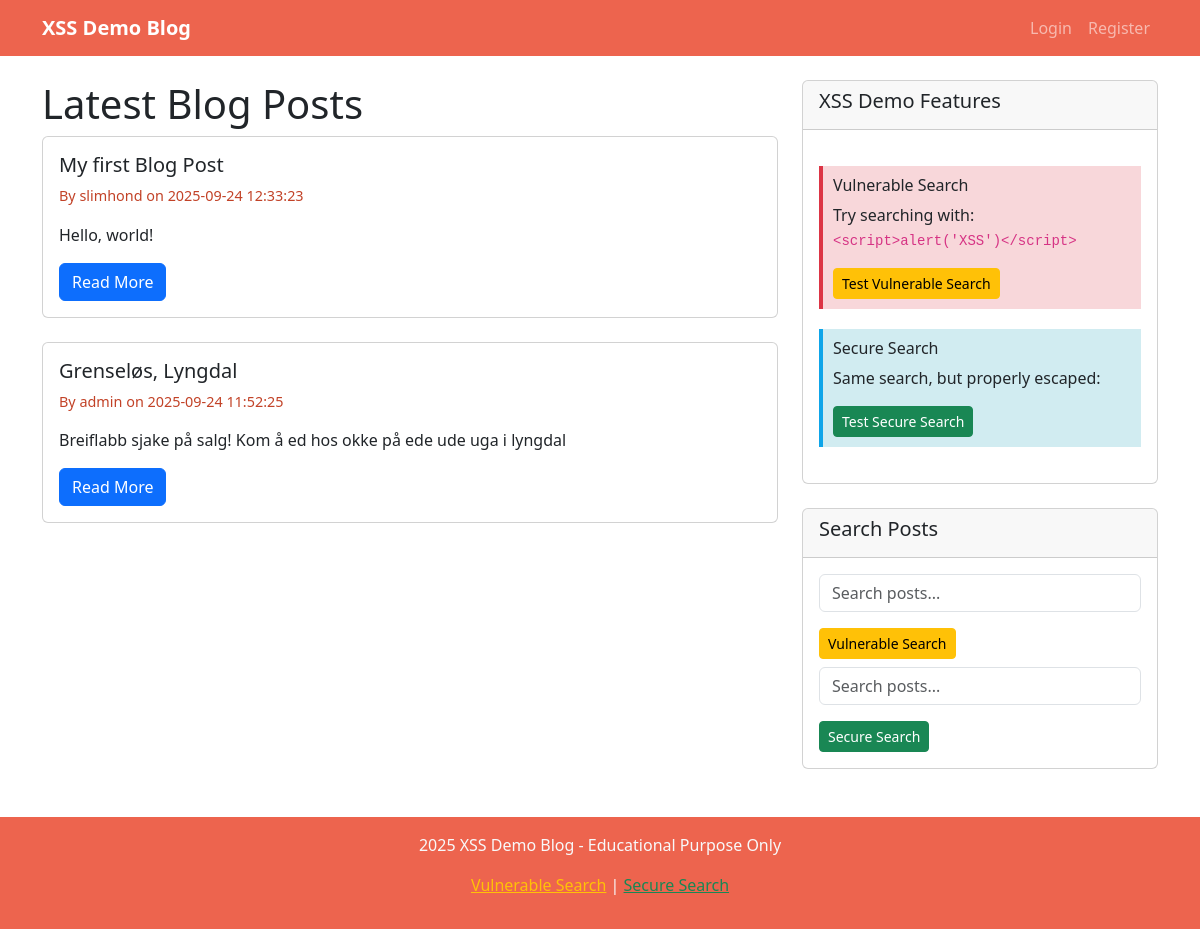
The app's page /, older data.
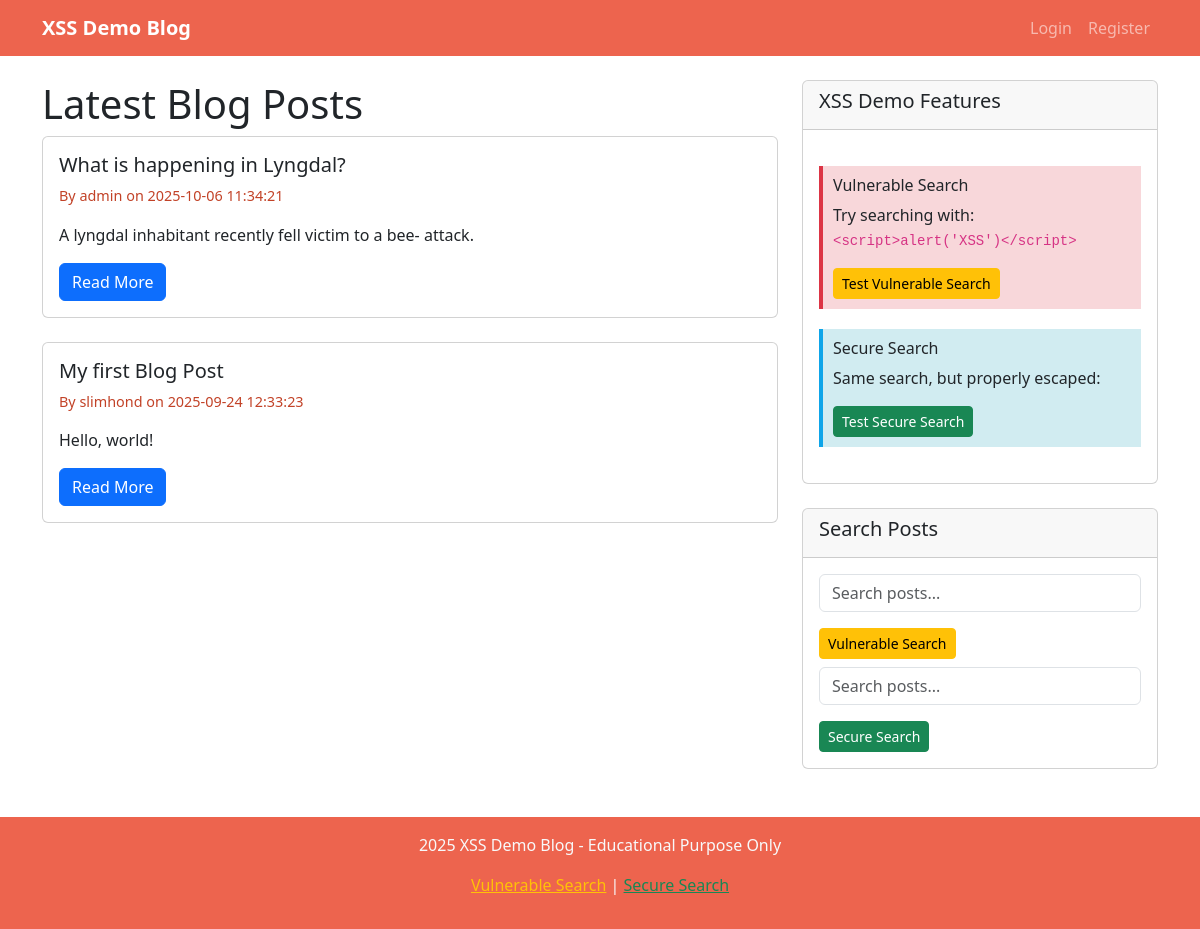
The same page, newer data.
### tables this page shows
CREATE TABLE posts
                 (id INTEGER PRIMARY KEY AUTOINCREMENT,
                  title TEXT NOT NULL,
                  content TEXT NOT NULL,
                  author_id INTEGER,
                  created_at TIMESTAMP DEFAULT CURRENT_TIMESTAMP,
                  FOREIGN KEY (author_id) REFERENCES users (id));

CREATE TABLE users
                 (id INTEGER PRIMARY KEY AUTOINCREMENT,
                  username TEXT UNIQUE NOT NULL,
                  password_hash TEXT NOT NULL,
                  email TEXT NOT NULL,
                  created_at TIMESTAMP DEFAULT CURRENT_TIMESTAMP, totp_secret TEXT, totp_enabled INTEGER DEFAULT 0, oauth_provider TEXT, oauth_id TEXT, account_locked INTEGER DEFAULT 0, lock_until TIMESTAMP, last_login TIMESTAMP);

### app.py (the view)
@app.route('/')
def index():
    conn = get_db_connection()
    posts = conn.execute('''
        SELECT p.*, u.username
        FROM posts p JOIN users u ON p.author_id = u.id
        ORDER BY p.created_at DESC
    ''').fetchall()
    conn.close()
    return render_template('index.html', posts=posts)

### app.py (called while the page is built)
@app.context_processor
def inject_flags():
    return {"GITHUB_READY": GITHUB_READY}

def get_db_connection():
    conn = sqlite3.connect('blog.db')
    conn.row_factory = sqlite3.Row
    return conn

### templates/index.html (shortened to what this page needs)
{% extends "base.html" %}
{% block content %}
<div class="row">
    <div class="col-md-8">
        <h1>Latest Blog Posts</h1>
        {% if posts %}
            {% for post in posts %}
                <div class="card mb-4">
                    <div class="card-body">
                        <h5 class="card-title">{{ post.title }}</h5>
                        <p class="post-meta">By {{ post.username }} on {{ post.created_at }}</p>
                        <p class="card-text">{{ post.content[:200] }}{% if post.content|length > 200 %}...{% endif %}</p>
                        <div class="d-flex justify-content-between align-items-center">
                            <a href="{{ url_for('view_post', post_id=post.id) }}" class="btn btn-primary">Read More</a>
                        </div>
                    </div>
                </div>
            {% endfor %}
        {% else %}
            <div class="alert alert-info">
                <h4>Welcome to XSS Demo Blog!</h4>
                <p>No posts available yet. <a href="{{ url_for('register') }}">Register</a> and <a href="{{ url_for('create_post') }}">create your first post</a>!</p>
            </div>
        {% endif %}
    </div>
    <div class="col-md-4">
        <div class="card">
            <div class="card-header">
                <h5>XSS Demo Features</h5>
            </div>
            <div class="card-body">
                <div class="vulnerability-info">
                    <h6> Vulnerable Search</h6>
                    <p>Try searching with: <code>&lt;script&gt;alert('XSS')&lt;/script&gt;</code></p>
                    <a href="/vulnerable_search?q=<script>alert('XSS')</script>" class="btn btn-warning btn-sm">Test Vulnerable Search</a>
                </div>
                <div class="security-info">
                    <h6> Secure Search</h6>
                    <p>Same search, but properly escaped:</p>
                    <a href="/secure_search?q=<script>alert('XSS')</script>" class="btn btn-success btn-sm">Test Secure Search</a>
                </div>
            </div>
        </div>
        <div class="card mt-4">
            <div class="card-header">
                <h5>Search Posts</h5>
            </div>
            <div class="card-body">
                <form action="/vulnerable_search" method="GET">
                    <div class="mb-3">
                        <input type="text" name="q" class="form-control" placeholder="Search posts..." value="{{ request.args.get('q', '') }}">
                    </div>
                    <button type="submit" class="btn btn-warning btn-sm">Vulnerable Search</button>
                </form>
                <form action="/secure_search" method="GET" class="mt-2">
                    <div class="mb-3">
                        <input type="text" name="q" class="form-control" placeholder="Search posts..." value="{{ request.args.get('q', '') }}">
                    </div>
                    <button type="submit" class="btn btn-success btn-sm">Secure Search</button>
                </form>
            </div>
        </div>
    </div>
</div>
{% endblock %}

### templates/base.html (shortened to what this page needs)
<!DOCTYPE html>
<html lang="en">
<head>
    <link href="https://cdnjs.cloudflare.com/ajax/libs/bootstrap/5.3.0/css/bootstrap.min.css" rel="stylesheet">
</head>
<body>
    <nav class="navbar navbar-expand-lg navbar-dark navbar-custom">
        <div class="container">
            <a class="navbar-brand" href="{{ url_for('index') }}">XSS Demo Blog</a>
            <div class="navbar-nav ms-auto">
                {% if session.username %}
                    <a class="nav-link" href="{{ url_for('create_post') }}">Create Post</a>
                    <span class="navbar-text me-3">Hello, {{ session.username }}!</span>
                    <a class="nav-link" href="{{ url_for('logout') }}">Logout</a>
                {% else %}
                    <a class="nav-link" href="{{ url_for('login') }}">Login</a>
                    <a class="nav-link" href="{{ url_for('register') }}">Register</a>
                {% endif %}
            </div>
        </div>
    </nav>
    <div class="container mt-4">
        {% block content %}{% endblock %}
    </div>
    <footer class="navbar-custom text-light text-center py-3 mt-5">
        <div class="container">
            <p> 2025 XSS Demo Blog - Educational Purpose Only</p>
            <p>
                <a href="/vulnerable_search?q=test" class="text-warning">Vulnerable Search</a> |
                <a href="/secure_search?q=test" class="text-success">Secure Search</a>
            </p>
        </div>
    </footer>
</body>
</html>

### templates/base.html (style rules this page uses)
.navbar-brand { font-weight: bold; }
.post-meta { color: #C24227; font-size: 0.9em; }
.vulnerability-info { background-color: #f8d7da; border-left: 4px solid #dc3545; padding: 10px; margin: 20px 0; }
.security-info { background-color: #d1ecf1; border-left: 4px solid #0ea5e9; padding: 10px; margin: 20px 0; }
.navbar-custom { background-color: #ED644E !important; }

Row changes from the older to the newer data that the page shows:
removed posts: title "Grenseløs, Lyngdal", username "admin", created_at "2025-09-24 11:52:25", content "Breiflabb sjake på salg! Kom å ed hos okke på ede ude uga i lyngdal"
added posts: title "What is happening in Lyngdal?", username "admin", created_at "2025-10-06 11:34:21", content "A lyngdal inhabitant recently fell victim to a bee- attack."
